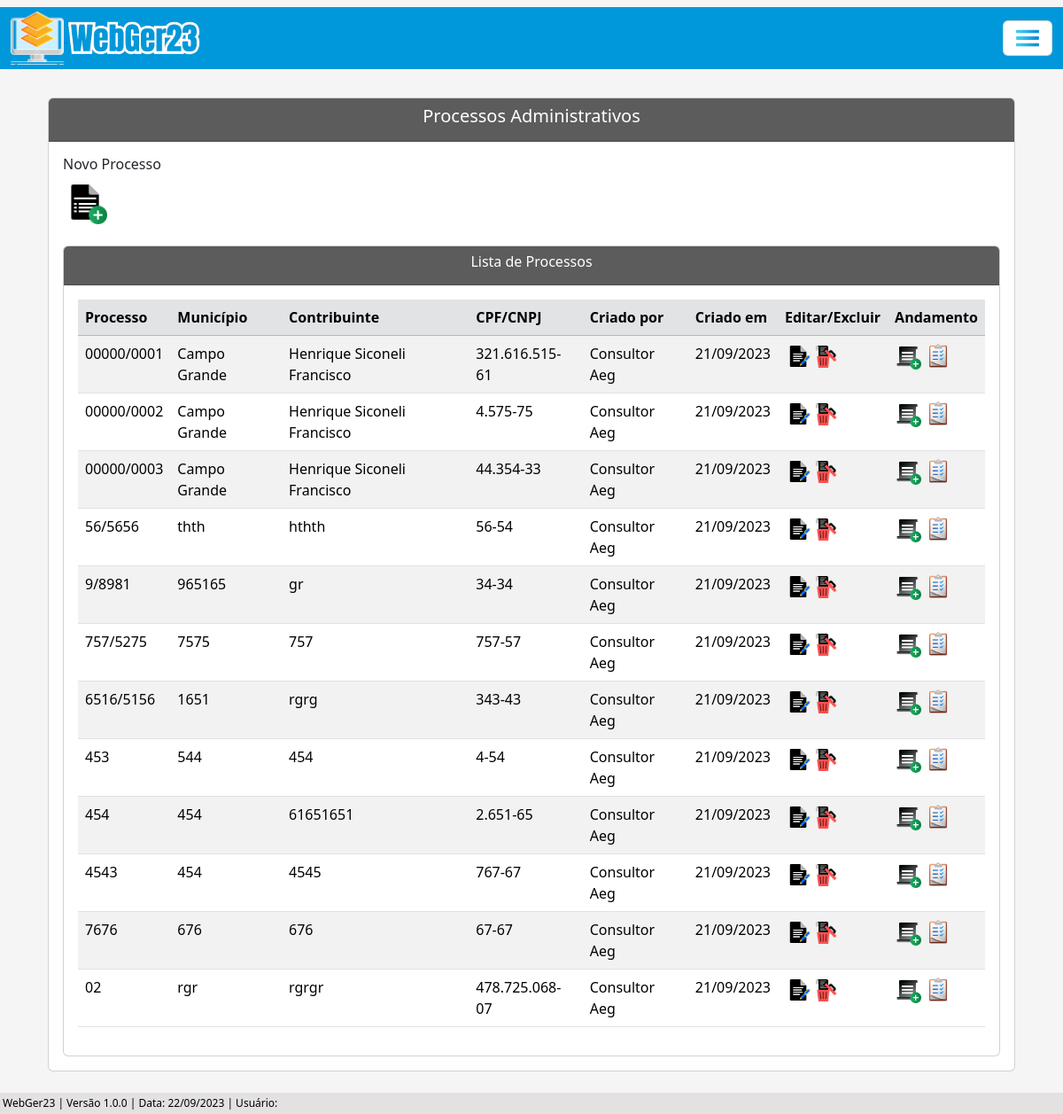
The page /listar/processo-adm/ on the database as committed earlier.
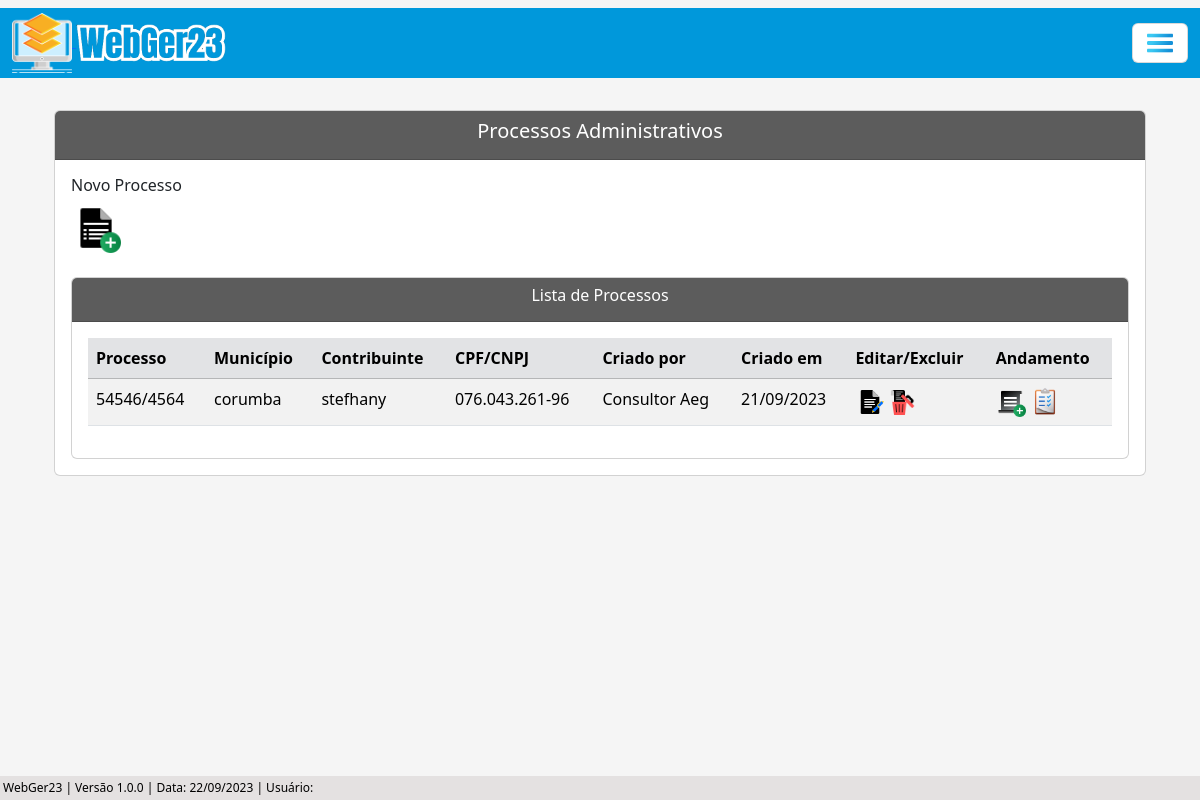
The same page on the database as committed later.
### processo/models.py (models this page shows, shortened)
class Base(models.Model): # Classe base, será herdada pelas outras classes
    data_criacao = models.DateField('data_criação', auto_now_add=True)
    data_alteracao = models.DateField('Alterado', auto_now=True)
    ativo = models.BooleanField('Ativo?', default=True)
    class Meta:
        abstract = True

class ProcessoAdm(Base):
    tipo_pessoas = (
        ('Física', 'Física'), ('Jurídica', 'Jurídica'),
    )
    criador_processo_adm = models.ForeignKey(get_user_model(), verbose_name='Usuário Criador', on_delete=models.CASCADE) # Usuário que criou o processo, utilizando chave primária com o get_user_model do django, para utilizar o usuário logado automaticamente
    numero = models.CharField(unique=True, verbose_name='N°', max_length=10) # Número do processo
    municipio = models.CharField(max_length=50, verbose_name='Município') # Município
    uf = models.CharField(max_length=2) # UF
    data_inicial = models.DateField(blank=True, null=True) # Data Inicial do Período do processo
    data_final = models.DateField(blank=True, null=True) # Data final do Período do processo
    data_div_ativa = models.DateField(blank=True, null=True) # Data dívida ativa
    valor_atributo = models.CharField(max_length=14, blank=True, null=True)  # Valor do atributo
    valor_multa = models.CharField(max_length=14, blank=True, null=True) # Valor da multa
    valor_credito = models.CharField(max_length=14, blank=True, null=True) # Valor do crédito
    valor_atualizado = models.CharField(max_length=14, blank=True, null=True) # Valor do atualizado
    data_valor_atualizado = models.DateField(blank=True, null=True) # Data valor atualizado
    nome_contribuinte = models.CharField(max_length=50)  # Nome / Razão Social
    tipo_pessoa = models.CharField(max_length=50, choices=tipo_pessoas) # Física / Jurídica
    documento = models.CharField(max_length=20, verbose_name='CPF/CNPJ', unique=True) # CPF / CNPJ
    nome_fantasia = models.CharField(max_length=50, blank=True, null=True) # Nome Fantasia
    email = models.EmailField(max_length=50, blank=True, null=True) # E-mail
    endereco = models.CharField(max_length=150) # Rua
    complemento = models.CharField(max_length=50, blank=True, null=True) # Complemento
    municipio_contribuinte = models.CharField(max_length=50, blank=True, null=True) # Município Contribuinte
    uf_contribuinte = models.CharField(max_length=2, verbose_name='UF', blank=True, null=True) # UF Contribuinte
    cep = models.CharField(max_length=10, blank=True, null=True) # CEP
    telefone = models.CharField(max_length=20, blank=True, null=True) # Telefone
    celular = models.CharField(max_length=20, blank=True, null=True) # Celular

### processo/views.py (the view)
# urls.py: path('listar/processo-adm/', ProcessoAdmList.as_view(), name='proc-adm-list'),
class ProcessoAdmList(ListView):
    model = ProcessoAdm
    template_name = 'processos/lists/processo_adm_list.html'

### processo/templates/processos/lists/processo_adm_list.html (shortened to what this page needs)
{% extends 'index.html' %}
{% load static %}
{% block conteudo %}
    <div class="container p-4">
        <div class="card">
            <div class="card-header text-white" style="background-color: #5c5c5c;">
                <h5 style="text-align: center;">Processos Administrativos</h5>
            </div>
            <div class="card-body">
                <h6>Novo Processo</h6>
                <a href="{% url 'proc-adm-create' %}"><img src="{% static 'img/create-processo.png' %}" width="50"></a>
                <br><br>
                <div class="card">
                    <div class="card-header text-white" style="background-color: #5c5c5c;; text-align: center;">
                    <h6>Lista de Processos</h6>
                    </div>
                    <div class="card-body">
                        <div class="table-responsive">
                            <table class="table table-striped" id="tabela-listar">
                                <thead>
                                    <tr class="table-secondary">
                                        <th>Processo</th>
                                        <th>Município</th>
                                        <th>Contribuinte</th>
                                        <th>CPF/CNPJ</th>
                                        <th>Criado por</th>
                                        <th>Criado em</th>
                                        <th>Editar/Excluir</th>
                                        <th>Andamento</th>
                                    </tr>
                                </thead>
                                <tbody>
                                    {% for processo in object_list %}
                                    <tr>
                                        <td>{{ processo.numero }}</td>
                                        <td>{{ processo.municipio }}</td>
                                        <td>{{ processo.nome_contribuinte }}</td>
                                        <td>{{ processo.documento }}</td>
                                        <td>{{ processo.criador_processo_adm.get_full_name }}</td>
                                        <td>{{ processo.data_criacao|date:"d/m/Y" }}</td>
                                        <td>
                                            <a href="{% url 'proc-adm-update' processo.pk %}"><img src="{% static 'img/editar.png' %}" width="30"></i></a>
                                            <a href="{% url 'proc-adm-delete' processo.pk %}"><img src="{% static 'img/excluir.png' %}" width="25"></a>
                                        </td>
                                        <td>
                                            <a href="{% url 'andamento-adm-create' processo.pk %}"><img src="{% static 'img/create-andamento.png' %}" width="30"></a>
                                            <a href="{% url 'andamento-adm-list' processo.pk %}"><img src="{% static 'img/listar.png' %}" width="30"></a>
                                        </td>
                                    </tr>
                                    {% endfor %}
                                </tbody>
                            </table>
                        </div>
                    </div>
                </div>
            </div>
        </div>
    </div>
    <br>
    {% endblock %}

### core/templates/index.html (shortened to what this page needs)
{% load static %}
<!DOCTYPE html>
<html lang="pt-br">
<head>
    <link href="https://cdn.jsdelivr.net/npm/bootstrap@5.3.1/dist/css/bootstrap.min.css" rel="stylesheet">
    <link rel="stylesheet" href="https://cdn.jsdelivr.net/npm/bootstrap-icons@1.10.5/font/bootstrap-icons.css">
    <link rel="stylesheet" href="{% static 'css/estilos.css' %}">
    <link href="https://cdn.datatables.net/v/bs5/dt-1.13.6/datatables.min.css" rel="stylesheet">
</head>
<body>
    {% block menu %}
      <nav class="navbar">
        <div class="container-fluid">
             <a href="{% url 'index' %}"><img src="{% static 'img/logo.png' %}" alt="" width="60"> <img src="{% static 'img/webger.png' %}" alt="" width="150"></a>
          <button class="navbar-toggler" type="button" data-bs-toggle="offcanvas" data-bs-target="#offcanvasNavbar" aria-controls="offcanvasNavbar" aria-label="Toggle navigation" style="background-color: white;">
            <span><img src="{% static 'img/menu.png' %}" width="30"></span>
          </button>
        </div>
      </nav>
    {% endblock %}
    {% block conteudo %}{% endblock %}
    {% block rodape %}
      <div class="rodape">
        WebGer23 | Versão 1.0.0 | Data: {% now 'd/m/Y' %} | Usuário: {{ user.get_full_name }}
      </div>
    {% endblock %}
</body>
</html>

### core/static/css/estilos.css (style rules this page uses)
.container-fluid { background-color: #0098DB; height: 70px; }
body { background-color: whitesmoke; margin: 0; padding: 0; display: flex; flex-direction: column; min-height: 100vh; position: relative; }
.rodape { background-color: rgb(228, 225, 225); color: black; padding: 3px; text-align: left; font-size: 12px; position: absolute; bottom: 0; width: 100%; }

Rows that differ between the two databases and show on the page:
removed ProcessoAdm: numero "00000/0001", municipio "Campo Grande", nome_contribuinte "Henrique Siconeli Francisco", documento "321.616.515-61", criador_processo_adm.get_full_name "Consultor Aeg", data_criacao "21/09/2023"
removed ProcessoAdm: numero "00000/0002", municipio "Campo Grande", nome_contribuinte "Henrique Siconeli Francisco", documento "4.575-75", criador_processo_adm.get_full_name "Consultor Aeg", data_criacao "21/09/2023"
removed ProcessoAdm: numero "00000/0003", municipio "Campo Grande", nome_contribuinte "Henrique Siconeli Francisco", documento "44.354-33", criador_processo_adm.get_full_name "Consultor Aeg", data_criacao "21/09/2023"
removed ProcessoAdm: numero "56/5656", municipio "thth", nome_contribuinte "hthth", documento "56-54", criador_processo_adm.get_full_name "Consultor Aeg", data_criacao "21/09/2023"
removed ProcessoAdm: numero "9/8981", municipio "965165", nome_contribuinte "gr", documento "34-34", criador_processo_adm.get_full_name "Consultor Aeg", data_criacao "21/09/2023"
removed ProcessoAdm: numero "757/5275", municipio "7575", nome_contribuinte "757", documento "757-57", criador_processo_adm.get_full_name "Consultor Aeg", data_criacao "21/09/2023"
removed ProcessoAdm: numero "6516/5156", municipio "1651", nome_contribuinte "rgrg", documento "343-43", criador_processo_adm.get_full_name "Consultor Aeg", data_criacao "21/09/2023"
removed ProcessoAdm: numero "453", municipio "544", nome_contribuinte "454", documento "4-54", criador_processo_adm.get_full_name "Consultor Aeg", data_criacao "21/09/2023"
removed ProcessoAdm: numero "454", municipio "454", nome_contribuinte "61651651", documento "2.651-65", criador_processo_adm.get_full_name "Consultor Aeg", data_criacao "21/09/2023"
removed ProcessoAdm: numero "4543", municipio "454", nome_contribuinte "4545", documento "767-67", criador_processo_adm.get_full_name "Consultor Aeg", data_criacao "21/09/2023"
removed ProcessoAdm: numero "7676", municipio "676", nome_contribuinte "676", documento "67-67", criador_processo_adm.get_full_name "Consultor Aeg", data_criacao "21/09/2023"
removed ProcessoAdm: numero "02", municipio "rgr", nome_contribuinte "rgrgr", documento "478.725.068-07", criador_processo_adm.get_full_name "Consultor Aeg", data_criacao "21/09/2023"
added ProcessoAdm: numero "54546/4564", municipio "corumba", nome_contribuinte "stefhany", documento "076.043.261-96", criador_processo_adm.get_full_name "Consultor Aeg", data_criacao "21/09/2023"
